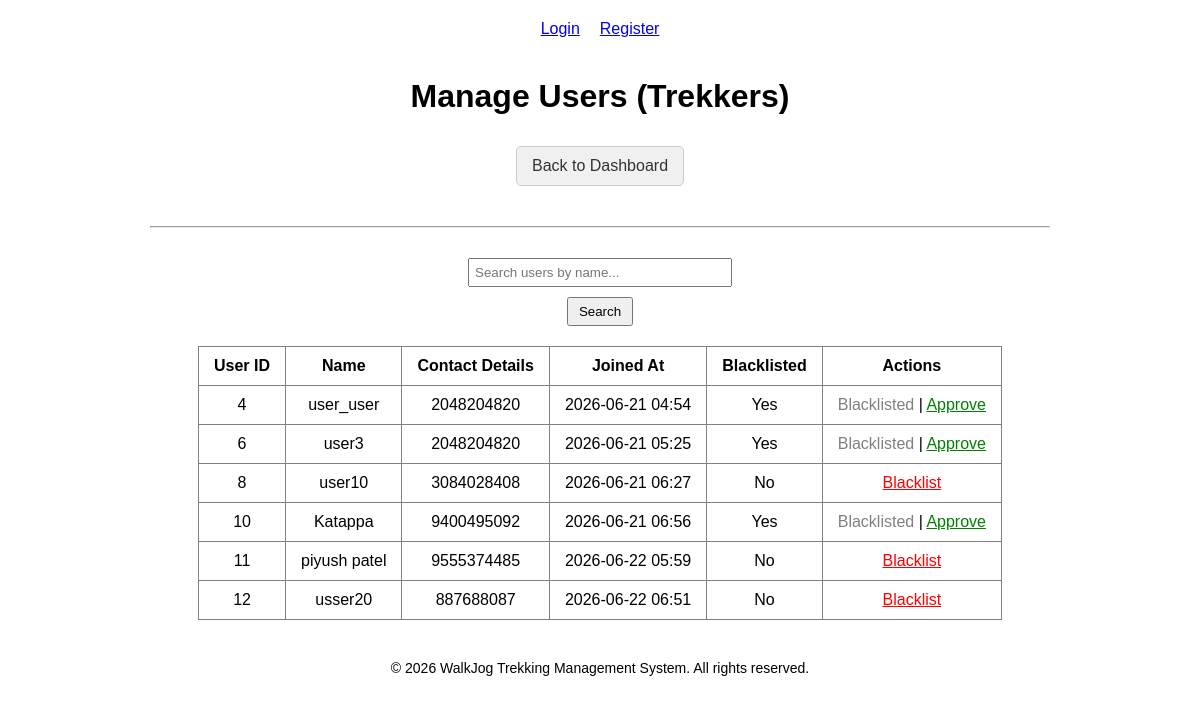
Before: /admin/users with the older database file.
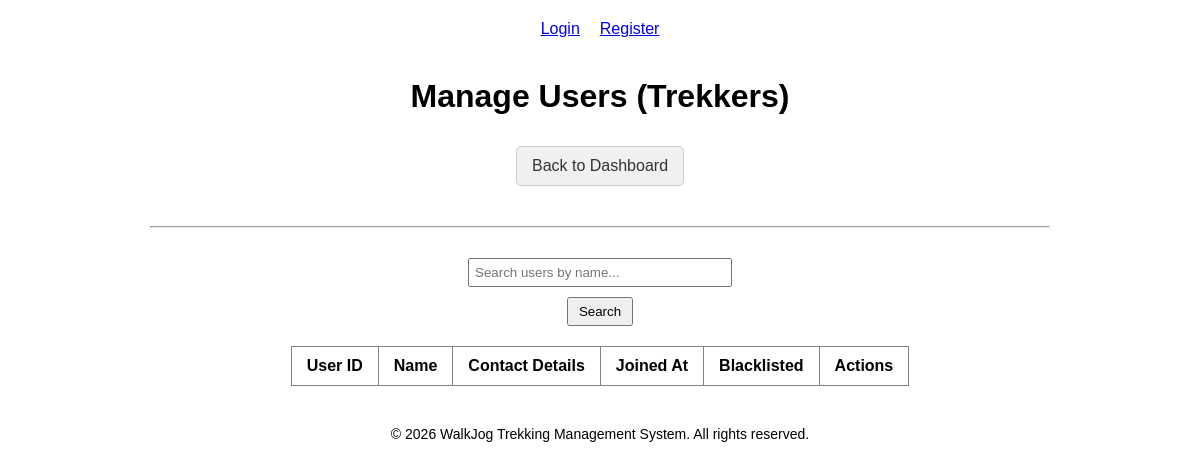
After: the same page with the newer database file.
### models.py (models this page shows)
class UserProfile(db.Model):
    __tablename__ = 'user_profile'
    user_id = db.Column(
        db.Integer,
        db.ForeignKey('users.id'),
        primary_key=True,
        nullable=False
    )
    name = db.Column(db.String(50), nullable=False)
    contact_details = db.Column(db.String(15), nullable=False)
    is_blacklisted = db.Column(db.Boolean, default=False)
    created_at = db.Column(db.DateTime, default=datetime.now)

### app.py (the view)
@app.route('/admin/users')
def manage_users():
    users = UserProfile.query.all()
    return render_template('manage_users.html', users=users)

### templates/manage_users.html (shortened to what this page needs)
{% extends "base.html" %}
{% block content %}
<h1>Manage Users (Trekkers)</h1>
<a href="/admin/dashboard/admin" class="button">Back to Dashboard</a>
<hr>
<form method="GET" style="margin-bottom: 20px;">
    <input type="text" name="search" placeholder="Search users by name..." value="{{ request.args.get('search', '') }}" style="padding: 5px; width: 250px;">
    <button type="submit" style="padding: 5px 10px;">Search</button>
</form>
{% set query = request.args.get('search', '').lower() %}
<div class="table">
    <table border="1">
        <tr>
            <th>User ID</th>
            <th>Name</th>
            <th>Contact Details</th>
            <th>Joined At</th>
            <th>Blacklisted</th>
            <th>Actions</th>
        </tr>
        {% for user in users %}
        {% if not query or query in user.name.lower() %}
        <tr>
            <td>{{ user.user_id }}</td>
            <td>{{ user.name }}</td>
            <td>{{ user.contact_details }}</td>
            <td>{{ user.created_at.strftime('%Y-%m-%d %H:%M') if user.created_at else '' }}</td>
            <td>{{ 'Yes' if user.is_blacklisted else 'No' }}</td>
            <td>
                {% if not user.is_blacklisted %}
                <a href="{{ url_for('blacklist_user', user_id=user.user_id) }}" style="color: red;">Blacklist</a>
                {% else %}
                <span style="color: gray;">Blacklisted</span> |
                <a href="{{ url_for('unblacklist_user', user_id=user.user_id) }}" style="color: green;">Approve</a>
                {% endif %}
            </td>
        </tr>
        {% endif %}
        {% endfor %}
    </table>
</div>
{% endblock %}

Changed rows visible on the page:
removed UserProfile: user_id "4", name "user_user", contact_details "2048204820", created_at "2026-06-21 04:54", is_blacklisted "Yes"
removed UserProfile: user_id "6", name "user3", contact_details "2048204820", created_at "2026-06-21 05:25", is_blacklisted "Yes"
removed UserProfile: user_id "8", name "user10", contact_details "3084028408", created_at "2026-06-21 06:27", is_blacklisted "No"
removed UserProfile: user_id "10", name "Katappa", contact_details "9400495092", created_at "2026-06-21 06:56", is_blacklisted "Yes"
removed UserProfile: user_id "11", name "piyush patel", contact_details "9555374485", created_at "2026-06-22 05:59", is_blacklisted "No"
removed UserProfile: user_id "12", name "usser20", contact_details "887688087", created_at "2026-06-22 06:51", is_blacklisted "No"
